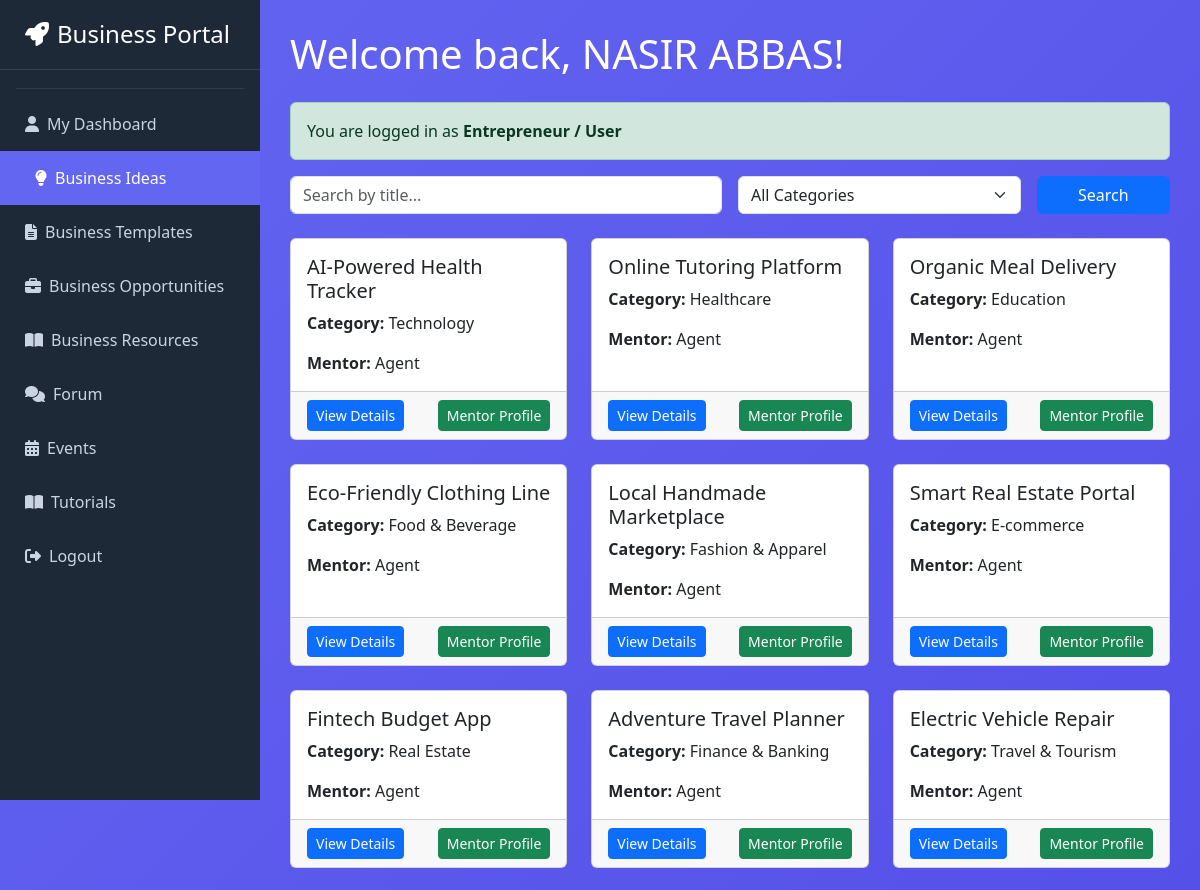
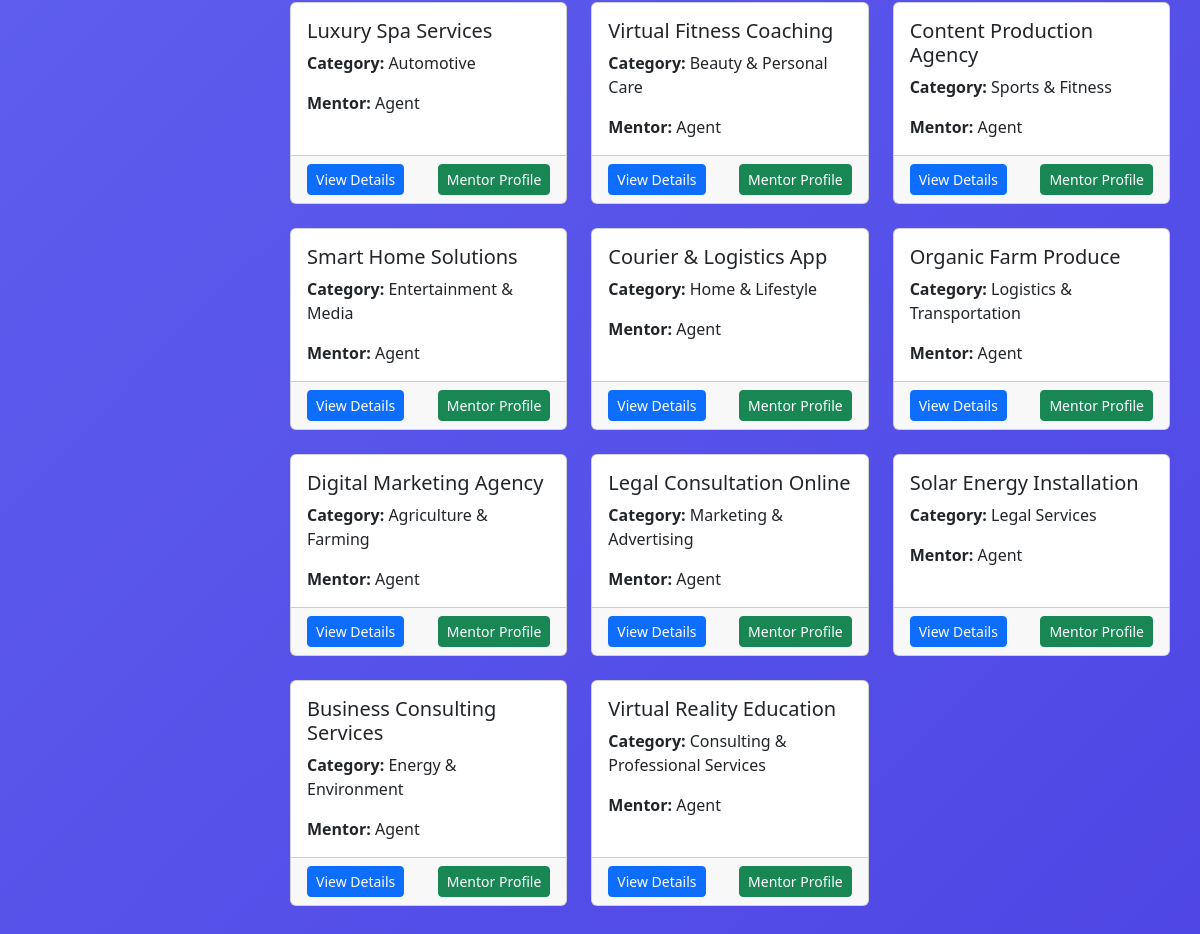
/user/ideas.php (signed in), run on the app's committed database (2 pictures, top to bottom).
### tables this page shows
CREATE TABLE `business_ideas` (
  `id` int(11) NOT NULL,
  `agent_id` int(11) NOT NULL COMMENT 'FK to users',
  `category_id` int(11) NOT NULL COMMENT 'FK to business_categories',
  `title` varchar(255) NOT NULL,
  `description` text NOT NULL,
  `created_at` timestamp NOT NULL DEFAULT current_timestamp(),
  `updated_at` timestamp NOT NULL DEFAULT current_timestamp() ON UPDATE current_timestamp()
);

CREATE TABLE `business_categories` (
  `id` int(11) NOT NULL,
  `name` varchar(100) NOT NULL,
  `description` text DEFAULT NULL,
  `created_at` timestamp NOT NULL DEFAULT current_timestamp()
);

CREATE TABLE `users` (
  `id` int(11) NOT NULL,
  `full_name` varchar(150) NOT NULL,
  `email` varchar(191) NOT NULL,
  `password_hash` varchar(255) NOT NULL,
  `role` enum('user','agent','admin') NOT NULL DEFAULT 'user',
  `status` enum('active','inactive','banned') NOT NULL DEFAULT 'active',
  `phone` varchar(20) DEFAULT NULL,
  `created_at` timestamp NOT NULL DEFAULT current_timestamp(),
  `updated_at` timestamp NOT NULL DEFAULT current_timestamp() ON UPDATE current_timestamp()
);

### user/ideas.php (the view, shortened to what this page needs)
<?php
include 'config.php';
$search_title = isset($_GET['title']) ? mysqli_real_escape_string($conn, $_GET['title']) : '';
$sql = "
    SELECT bi.*, u.full_name AS agent_name, bc.name AS category_name
    FROM business_ideas bi
    JOIN users u ON u.id = bi.agent_id
    JOIN business_categories bc ON bc.id = bi.category_id
    WHERE 1
";
$sql .= " ORDER BY bi.created_at DESC";
$ideas_query = mysqli_query($conn, $sql);
?>
<!DOCTYPE html>
<html lang="en">
<head>
<link href="https://cdn.jsdelivr.net/npm/bootstrap@5.3.3/dist/css/bootstrap.min.css" rel="stylesheet">
<link href="https://cdnjs.cloudflare.com/ajax/libs/font-awesome/6.5.0/css/all.min.css" rel="stylesheet">
</head>
<body>
<?php include 'sidebar.php'; ?>
<div class="main-content">
    <h1 class="mb-4">Welcome back, <?= htmlspecialchars($_SESSION['full_name']) ?>!</h1>
    <div class="alert alert-success">
        You are logged in as <strong>Entrepreneur / User</strong>
    </div>
    <form method="GET" class="row g-3 mb-4">
        <div class="col-md-6">
            <input type="text" name="title" class="form-control" placeholder="Search by title..." value="<?= htmlspecialchars($search_title) ?>">
        </div>
        <div class="col-md-4">
            <select name="category_id" class="form-select">
                <option value="0">All Categories</option>
            </select>
        </div>
        <div class="col-md-2">
            <button type="submit" class="btn btn-primary w-100">Search</button>
        </div>
    </form>
    <div class="row">
        <?php while($idea = mysqli_fetch_assoc($ideas_query)): ?>
        <div class="col-md-4 mb-4">
            <div class="card card-hover h-100">
                <div class="card-body">
                    <h5 class="card-title"><?= htmlspecialchars($idea['title']) ?></h5>
                    <p class="card-text"><strong>Category:</strong> <?= htmlspecialchars($idea['category_name']) ?></p>
                    <p class="card-text"><strong>Mentor:</strong> <?= htmlspecialchars($idea['agent_name']) ?></p>
                </div>
                <div class="card-footer d-flex justify-content-between">
                    <a href="idea_details.php?id=<?= $idea['id'] ?>" class="btn btn-primary btn-sm">View Details</a>
                    <a href="mentor_profile.php?id=<?= $idea['agent_id'] ?>" class="btn btn-success btn-sm">Mentor Profile</a>
                </div>
            </div>
        </div>
        <?php endwhile; ?>
    </div>
</div>
</body>
</html>

### user/ideas.php (style rules this page uses)
body { background: linear-gradient(135deg, #6366f1 0%, #4f46e5 100%); min-height: 100vh; margin-left: 260px; color: #fff; }
.main-content { padding: 30px; }
.card-hover { transition: transform 0.3s, box-shadow 0.3s; }

### user/sidebar.php (style rules this page uses)
:root { --primary: #6366f1; --dark: #1e2937; }

### data on the page
business_ideas: title "AI-Powered Health Tracker", category.name "Technology", agent.full_name "Agent"
business_ideas: title "Online Tutoring Platform", category.name "Healthcare", agent.full_name "Agent"
business_ideas: title "Organic Meal Delivery", category.name "Education", agent.full_name "Agent"
business_ideas: title "Eco-Friendly Clothing Line", category.name "Food & Beverage", agent.full_name "Agent"
business_ideas: title "Local Handmade Marketplace", category.name "Fashion & Apparel", agent.full_name "Agent"
business_ideas: title "Smart Real Estate Portal", category.name "E-commerce", agent.full_name "Agent"
business_ideas: title "Fintech Budget App", category.name "Real Estate", agent.full_name "Agent"
business_ideas: title "Adventure Travel Planner", category.name "Finance & Banking", agent.full_name "Agent"
business_ideas: title "Electric Vehicle Repair", category.name "Travel & Tourism", agent.full_name "Agent"
business_ideas: title "Luxury Spa Services", category.name "Automotive", agent.full_name "Agent"
business_ideas: title "Virtual Fitness Coaching", category.name "Beauty & Personal Care", agent.full_name "Agent"
business_ideas: title "Content Production Agency", category.name "Sports & Fitness", agent.full_name "Agent"
business_ideas: title "Smart Home Solutions", category.name "Entertainment & Media", agent.full_name "Agent"
business_ideas: title "Courier & Logistics App", category.name "Home & Lifestyle", agent.full_name "Agent"
business_ideas: title "Organic Farm Produce", category.name "Logistics & Transportation", agent.full_name "Agent"
business_ideas: title "Digital Marketing Agency", category.name "Agriculture & Farming", agent.full_name "Agent"
business_ideas: title "Legal Consultation Online", category.name "Marketing & Advertising", agent.full_name "Agent"
business_ideas: title "Solar Energy Installation", category.name "Legal Services", agent.full_name "Agent"
business_ideas: title "Business Consulting Services", category.name "Energy & Environment", agent.full_name "Agent"
business_ideas: title "Virtual Reality Education", category.name "Consulting & Professional Services", agent.full_name "Agent"

### other printed values
$_SESSION['full_name'] "NASIR ABBAS"
